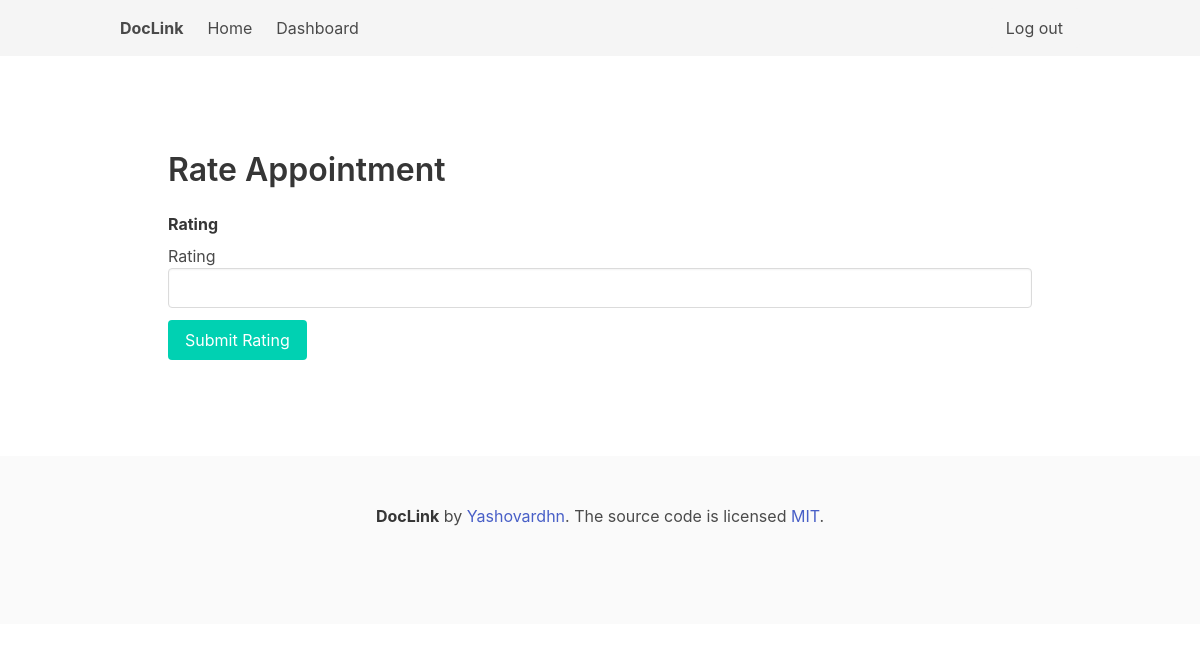
The app's page /appointment/1/rate/ (signed in), older data.
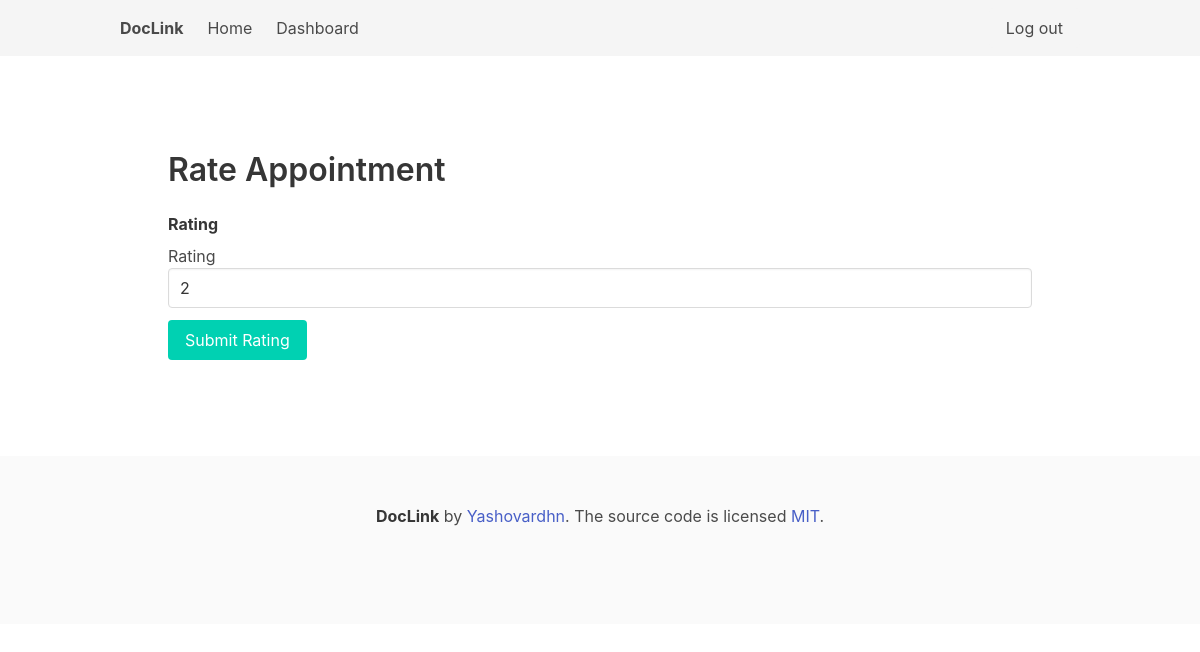
The same page, newer data.
### myapp/models.py (models this page shows)
class Appointment(models.Model):
    doctor = models.ForeignKey(Doctor, on_delete=models.CASCADE)
    patient = models.ForeignKey(Patient, on_delete=models.CASCADE)
    date = models.DateField()
    time = models.TimeField()
    status = models.CharField(max_length=10, choices=(('pending', 'Pending'), ('confirmed', 'Confirmed'), ('completed', 'Completed')))
    rating = models.IntegerField(null=True, blank=True)
    visit_details = models.TextField(null=True, blank=True)
    prescription_file = models.FileField(upload_to='prescriptions/', null=True, blank=True)  # Add this field

### myapp/views.py (the view)
# urls.py: path('appointment/<int:pk>/rate/', RateAppointmentView.as_view(), name='rate_appointment'),
class RateAppointmentView(LoginRequiredMixin, UpdateView):
    model = Appointment
    form_class = RatingForm
    template_name = 'myapp/rate_appointment.html'
    success_url = reverse_lazy('patient_dashboard')
    login_url = 'login'

### myapp/forms.py
class RatingForm(forms.ModelForm):
    class Meta:
        model = Appointment
        fields = ['rating']
        widgets = {
            'rating': forms.TextInput(attrs={'class': 'input'}),
        }

### myapp/templates/myapp/rate_appointment.html (shortened to what this page needs)
{% extends "myapp/base.html" %}
{% load crispy_forms_tags %}
{% block content %}
<section class="section">
    <div class="container">
        <h2 class="title">Rate Appointment</h2>
        <form method="post">
            <div class="field">
                <label class="label" for="{{ form.rating.id_for_label }}">Rating</label>
                <div class="control">
                    {{ form.rating|as_crispy_field }}
                </div>
            </div>
            <div class="field">
                <div class="control">
                    <button type="submit" class="button is-primary">Submit Rating</button>
                </div>
            </div>
        </form>
    </div>
</section>
{% endblock %}

Row changes from the older to the newer data that the page shows:
changed Appointment: rating (not shown) → "2"
